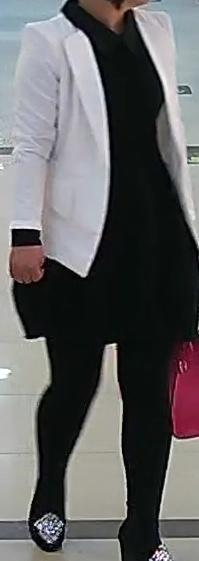
#> input picture organized_dataset/long_sleeve_dress/017778.jpg, 199 x 561 px
$ python -i color_system.py   (imports and definitions only)
#> lines starting #> are read from the running program, lines starting #| are printed output that depends on the picture
#!/usr/bin/env python3
"""
ระบบสีละเอียดและการจัดกลุ่มสี
Detailed Color System with Grouping for Tracking and Search
"""

import cv2
import numpy as np
import warnings

# ปิด warning ของ rembg ถ้ามี
# [1 line not run here, left out]

try:
    from rembg import remove
    REMBG_AVAILABLE = True
except ImportError:
    REMBG_AVAILABLE = False

# ============================================
# 🎨 ระบบสีละเอียด (Detailed Colors) - สำหรับ Tracking
# ============================================

# ช่วงสีละเอียดใน HSV Space (H: 0-179, S: 0-255, V: 0-255)
DETAILED_COLOR_RANGES = {
    # 🔴 Red shades
    "red": {
        "h_range": (0, 10),
        "s_range": (100, 255),
        "v_range": (50, 255)
    },
    "dark_red": {
        "h_range": (0, 10),
        "s_range": (50, 255),
        "v_range": (20, 80)
    },
    "crimson": {
        "h_range": (0, 8),
        "s_range": (150, 255),
        "v_range": (80, 180)
    },
    "scarlet": {
        "h_range": (0, 8),
        "s_range": (200, 255),
        "v_range": (150, 255)
    },
    "maroon": {
        "h_range": (0, 10),
        "s_range": (100, 200),
        "v_range": (30, 90)
    },

    # 🟠 Orange shades
    "orange": {
        "h_range": (10, 25),
        "s_range": (100, 255),
        "v_range": (80, 255)
    },
    "dark_orange": {
        "h_range": (10, 25),
        "s_range": (100, 255),
        "v_range": (50, 120)
    },
    "amber": {
        "h_range": (20, 35),
        "s_range": (150, 255),
        "v_range": (150, 255)
    },
    "peach": {
        "h_range": (8, 20),
        "s_range": (50, 150),
        "v_range": (180, 255)
    },
    "coral": {
        "h_range": (8, 15),
        "s_range": (150, 255),
        "v_range": (180, 255)
    },

    # 🟡 Yellow shades
    "yellow": {
        "h_range": (20, 40),
        "s_range": (100, 255),
        "v_range": (150, 255)
    },
    "gold": {
        "h_range": (25, 40),
        "s_range": (150, 255),
        "v_range": (150, 220)
    },
    "light_yellow": {
        "h_range": (20, 40),
        "s_range": (30, 100),
        "v_range": (200, 255)
    },
    "mustard": {
        "h_range": (25, 40),
        "s_range": (100, 200),
        "v_range": (100, 180)
    },
    "khaki": {
        "h_range": (20, 35),
        "s_range": (30, 100),
        "v_range": (150, 220)
    },

    # 🟢 Green shades
    "green": {
        "h_range": (35, 85),
        "s_range": (50, 255),
        "v_range": (50, 255)
    },
    "dark_green": {
        "h_range": (35, 85),
        "s_range": (50, 255),
        "v_range": (20, 80)
    },
    "light_green": {
        "h_range": (35, 85),
        "s_range": (30, 150),
        "v_range": (150, 255)
    },
    "olive": {
        "h_range": (35, 65),
        "s_range": (30, 100),
        "v_range": (50, 150)
    },
    "lime": {
        "h_range": (35, 55),
        "s_range": (150, 255),
        "v_range": (150, 255)
    },
    "forest_green": {
        "h_range": (40, 70),
        "s_range": (80, 200),
        "v_range": (30, 100)
    },
    "mint": {
        "h_range": (70, 85),
        "s_range": (30, 100),
        "v_range": (180, 255)
    },
    "teal": {
        "h_range": (75, 95),
        "s_range": (100, 255),
        "v_range": (80, 180)
    },

    # 🔵 Blue shades
    "blue": {
        "h_range": (85, 135),
        "s_range": (50, 255),
        "v_range": (50, 255)
    },
    "dark_blue": {
        "h_range": (85, 135),
        "s_range": (50, 255),
        "v_range": (20, 80)
    },
    "light_blue": {
        "h_range": (85, 135),
        "s_range": (30, 150),
        "v_range": (180, 255)
    },
    "navy": {
        "h_range": (95, 125),
        "s_range": (100, 255),
        "v_range": (20, 70)
    },
    "sky_blue": {
        "h_range": (85, 105),
        "s_range": (100, 200),
        "v_range": (180, 255)
    },
    "royal_blue": {
        "h_range": (100, 120),
        "s_range": (150, 255),
        "v_range": (80, 180)
    },
    "cobalt": {
        "h_range": (105, 125),
        "s_range": (150, 255),
        "v_range": (100, 200)
    },
    "turquoise": {
        "h_range": (80, 100),
        "s_range": (100, 200),
        "v_range": (150, 255)
    },

    # 🟣 Purple shades
    "purple": {
        "h_range": (125, 165),
        "s_range": (50, 255),
        "v_range": (50, 255)
    },
    "dark_purple": {
        "h_range": (125, 165),
        "s_range": (50, 255),
        "v_range": (20, 80)
    },
    "light_purple": {
        "h_range": (125, 165),
        "s_range": (30, 150),
        "v_range": (180, 255)
    },
    "violet": {
        "h_range": (130, 150),
        "s_range": (100, 255),
        "v_range": (100, 255)
    },
    "lavender": {
        "h_range": (130, 155),
        "s_range": (30, 100),
        "v_range": (180, 255)
    },
    "magenta": {
        "h_range": (145, 165),
        "s_range": (150, 255),
        "v_range": (150, 255)
    },
    "fuchsia": {
        "h_range": (150, 165),
        "s_range": (200, 255),
        "v_range": (150, 255)
    },
    "plum": {
        "h_range": (140, 160),
        "s_range": (100, 200),
        "v_range": (80, 180)
    },

    # 🟤 Brown shades
    "brown": {
        "h_range": (0, 25),
        "s_range": (50, 150),
        "v_range": (30, 120)
    },
    "dark_brown": {
        "h_range": (0, 25),
        "s_range": (50, 150),
        "v_range": (15, 60)
    },
    "light_brown": {
        "h_range": (0, 25),
        "s_range": (30, 100),
        "v_range": (100, 180)
    },
    "tan": {
        "h_range": (15, 35),
        "s_range": (30, 80),
        "v_range": (120, 200)
    },
    "beige": {
        "h_range": (20, 40),
        "s_range": (20, 60),
        "v_range": (180, 255)
    },
    "camel": {
        "h_range": (20, 35),
        "s_range": (40, 100),
        "v_range": (100, 180)
    },

    # 🩷 Pink shades
    "pink": {
        "h_range": (160, 180),
        "s_range": (50, 255),
        "v_range": (150, 255)
    },
    "light_pink": {
        "h_range": (160, 180),
        "s_range": (30, 150),
        "v_range": (200, 255)
    },
    "hot_pink": {
        "h_range": (165, 180),
        "s_range": (150, 255),
        "v_range": (150, 255)
    },
    "rose": {
        "h_range": (165, 180),
        "s_range": (100, 200),
        "v_range": (120, 200)
    },
    "salmon": {
        "h_range": (0, 15),
        "s_range": (100, 200),
        "v_range": (150, 255)
    },

    # ⚫⚪ Gray/Black/White shades
    "black": {
        "h_range": (0, 180),
        "s_range": (0, 50),
        "v_range": (0, 40)
    },
    "dark_gray": {
        "h_range": (0, 180),
        "s_range": (0, 30),
        "v_range": (40, 100)
    },
    "gray": {
        "h_range": (0, 180),
        "s_range": (0, 30),
        "v_range": (100, 180)
    },
    "light_gray": {
        "h_range": (0, 180),
        "s_range": (0, 30),
        "v_range": (180, 220)
    },
    "white": {
        "h_range": (0, 180),
        "s_range": (0, 30),
        "v_range": (220, 255)
    },
    "silver": {
        "h_range": (0, 180),
        "s_range": (0, 20),
        "v_range": (180, 230)
    },
}

# ============================================
# 🎯 การจัดกลุ่มสี (Color Groups) - สำหรับการค้นหา
# ============================================

COLOR_GROUPS = {
    # กลุ่มตามโทนหลัก
    "red_tones": ["red", "dark_red", "crimson", "scarlet", "maroon", "pink", "hot_pink", "rose", "salmon"],
    "orange_tones": ["orange", "dark_orange", "amber", "peach", "coral", "gold", "mustard", "khaki"],
    "yellow_tones": ["yellow", "gold", "light_yellow", "mustard", "khaki", "beige", "tan", "camel"],
    "green_tones": ["green", "dark_green", "light_green", "olive", "lime", "forest_green", "mint", "teal"],
    "blue_tones": ["blue", "dark_blue", "light_blue", "navy", "sky_blue", "royal_blue", "cobalt", "turquoise"],
    "purple_tones": ["purple", "dark_purple", "light_purple", "violet", "lavender", "magenta", "fuchsia", "plum"],
    "brown_tones": ["brown", "dark_brown", "light_brown", "tan", "beige", "camel", "olive", "khaki"],
    "pink_tones": ["pink", "light_pink", "hot_pink", "rose", "salmon", "lavender", "fuchsia"],

    # กลุ่มตามความสว่าง
    "light_colors": ["white", "light_gray", "silver", "light_yellow", "light_green", "light_blue",
                      "light_purple", "light_pink", "sky_blue", "mint", "peach", "beige"],
    "dark_colors": ["black", "dark_gray", "dark_red", "dark_orange", "dark_green", "dark_blue",
                    "dark_purple", "dark_brown", "navy", "maroon", "forest_green"],
    "medium_colors": ["gray", "red", "orange", "yellow", "green", "blue", "purple", "brown",
                      "pink", "tan", "camel", "olive", "teal", "turquoise", "violet", "plum"],

    # กลุ่มตามความสดใส
    "vibrant_colors": ["red", "orange", "yellow", "green", "blue", "purple", "pink",
                       "crimson", "scarlet", "amber", "lime", "sky_blue", "royal_blue",
                       "cobalt", "violet", "magenta", "fuchsia", "hot_pink", "turquoise"],
    "muted_colors": ["gray", "dark_gray", "light_gray", "silver", "olive", "khaki",
                     "tan", "beige", "camel", "maroon", "navy", "forest_green", "plum"],
    "pastel_colors": ["light_yellow", "light_green", "light_blue", "light_purple",
                      "light_pink", "mint", "lavender", "peach", "beige"],

    # กลุ่มตามอุณหภูมิสี
    "warm_colors": ["red", "orange", "yellow", "pink", "crimson", "scarlet", "amber",
                    "gold", "peach", "coral", "mustard", "khaki", "brown", "tan",
                    "beige", "camel", "rose", "salmon", "hot_pink"],
    "cool_colors": ["green", "blue", "purple", "cyan", "teal", "turquoise", "sky_blue",
                    "royal_blue", "cobalt", "violet", "lavender", "magenta", "fuchsia",
                    "plum", "mint", "navy", "forest_green"],
    "neutral_colors": ["black", "white", "gray", "dark_gray", "light_gray", "silver",
                      "beige", "tan", "camel", "khaki"],

    # กลุ่มสำหรับเสื้อผ้าที่พบบ่อย
    "common_shirt_colors": ["white", "black", "blue", "gray", "red", "navy", "light_blue",
                           "pink", "purple", "green", "yellow", "orange", "brown", "beige"],
    "common_pants_colors": ["black", "blue", "gray", "dark_blue", "navy", "brown", "khaki",
                           "dark_gray", "white", "beige"],
    "formal_colors": ["black", "white", "gray", "dark_gray", "navy", "dark_blue", "brown"],
    "casual_colors": ["blue", "green", "red", "yellow", "orange", "pink", "purple", "teal",
                     "turquoise", "coral", "mint", "lavender"],
}

# ============================================
# 🔧 ฟังก์ชันช่วยเหลือ - Background Removal
# ============================================

# [19 lines left out: function remove_background_grabcut, not called in this run]

def get_foreground_mask(img):
    """
    ตัด background ออกและคืนค่า mask

    Args:
        img: ภาพ input (BGR)

    Returns:
        mask: binary mask (0=background, 1=foreground)
    """
    if REMBG_AVAILABLE:
        try:
            bg_removed = remove(img)
            alpha = bg_removed[:, :, 3]
            fg_mask = (alpha > 50).astype(np.uint8)
            return fg_mask
        except:
            return remove_background_grabcut(img)
    else:
        return remove_background_grabcut(img)

# ============================================
# 🔧 ฟังก์ชันวิเคราะห์สีละเอียด
# ============================================

def analyze_detailed_colors(image_crop, return_map=False):
    """
    วิเคราะห์สีแบบละเอียด (Detailed Color Analysis)
    สำหรับการ tracking ที่ต้องการความแม่นยำสูง
    พร้อมตัด background ออก

    Args:
        image_crop: ภาพ crop ของคน/เสื้อผ้า
        return_map: คืนค่า map ภาพสีหรือไม่

    Returns:
        dict: ชื่อสีละเอียดและเปอร์เซ็นต์
    """
    if image_crop is None or image_crop.size == 0:
        return ({}, None) if return_map else {}

    h, w = image_crop.shape[:2]
    if h < 20 or w < 20:
        return ({}, None) if return_map else {}

    # ย่อภาพเพื่อความเร็ว
    small_img = cv2.resize(image_crop, (64, 64))

    # ตัด background
    fg_mask = get_foreground_mask(small_img)

    # ดึงเฉพาะ pixel ที่เป็น foreground
    bgr_fg = small_img[fg_mask == 1]

    # ถ้าโดนตัดหายเกลี้ยงเพราะสีกลืนกันมาก ให้ใช้ภาพทั้งกรอบแทน
    if len(bgr_fg) < 50:
        bgr_fg = small_img.reshape(-1, 3)
        fg_mask = np.ones((64, 64), dtype=np.uint8)

    # แปลงเป็น HSV
    hsv_img = cv2.cvtColor(small_img, cv2.COLOR_BGR2HSV)

    # สร้าง mask สำหรับแต่ละสี
    color_counts = {}
    total_pixels = len(bgr_fg)

    for color_name, ranges in DETAILED_COLOR_RANGES.items():
        h_min, h_max = ranges["h_range"]
        s_min, s_max = ranges["s_range"]
        v_min, v_max = ranges["v_range"]

        # สร้าง mask
        mask = cv2.inRange(hsv_img,
                          (h_min, s_min, v_min),
                          (h_max, s_max, v_max))

        # นับเฉพาะ pixel ที่เป็น foreground
        count = cv2.countNonZero(cv2.bitwise_and(mask, mask, mask=fg_mask))

        if count > 0:
            pct = (count / total_pixels) * 100
            if pct > 2.0:  # กรอง noise
                color_counts[color_name] = round(pct, 1)

    if return_map:
        # สร้าง map ภาพสี
        map_img = np.zeros((64, 64, 3), dtype=np.uint8)

        for color_name, ranges in DETAILED_COLOR_RANGES.items():
            if color_name in color_counts:
                h_min, h_max = ranges["h_range"]
                s_min, s_max = ranges["s_range"]
                v_min, v_max = ranges["v_range"]

                mask = cv2.inRange(hsv_img,
                                  (h_min, s_min, v_min),
                                  (h_max, s_max, v_max))

                # ใส่สีเฉลี่ย
                avg_h = (h_min + h_max) // 2
                avg_s = (s_min + s_max) // 2
                avg_v = (v_min + v_max) // 2

                color = cv2.cvtColor(np.array([[[avg_h, avg_s, avg_v]]], dtype=np.uint8),
                                   cv2.COLOR_HSV2BGR)[0][0]

                map_img[mask > 0] = color

        return color_counts, map_img

    return color_counts

# [110 lines left out: functions get_color_groups, get_primary_detailed_color, get_primary_color_group, search_by_color_group, search_by_detailed_color, not called in this run]

# ============================================
# 🎨 ฟังก์ชันช่วยเหลือเพิ่มเติม
# ============================================

def get_all_detailed_colors():
    """คืนค่ารายชื่อสีละเอียดทั้งหมด"""
    return list(DETAILED_COLOR_RANGES.keys())

def get_all_color_groups():
    """คืนค่ารายชื่อกลุ่มสีทั้งหมด"""
    return list(COLOR_GROUPS.keys())

def get_color_group_members(group_name):
    """คืนค่าสมาชิกของกลุ่มสี"""
    return COLOR_GROUPS.get(group_name, [])

def is_color_in_group(color_name, group_name):
    """ตรวจสอบว่าสีอยู่ในกลุ่มที่ระบุหรือไม่"""
    return color_name in COLOR_GROUPS.get(group_name, [])

# [7 lines not run here, left out]

>>> import cv2
>>> picture = cv2.imread('../../organized_dataset/long_sleeve_dress/017778.jpg')
#> picture is the input picture: shape (561, 199, 3); mean B, G, R 98.3, 97.3, 98
>>> result = analyze_detailed_colors(picture)
#> in analyze_detailed_colors, `small_img = cv2.resize(image_crop, (64, 64))`:
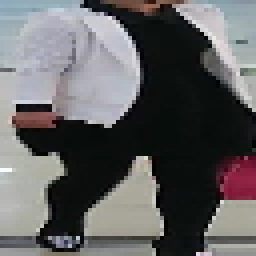
#> small_img: shape (64, 64, 3) (shown 4 times larger); mean B, G, R 97.7, 96.7, 97.3
#> (the run stopped early here; a loop or call above may not have finished)

$ run again, on organized_dataset/long_sleeve_dress/034471.jpg
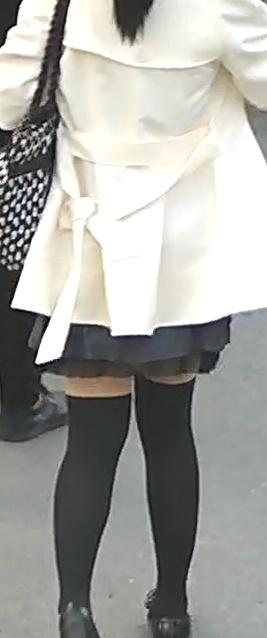
#> input picture organized_dataset/long_sleeve_dress/034471.jpg, 267 x 638 px
#> picture is the input picture: shape (638, 267, 3); mean B, G, R 160.7, 165.3, 165.2
#> in analyze_detailed_colors, `small_img = cv2.resize(image_crop, (64, 64))`:
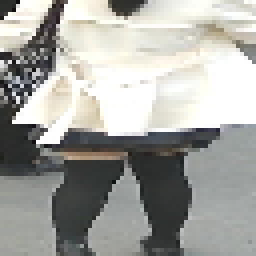
#> small_img: shape (64, 64, 3) (shown 4 times larger); mean B, G, R 161.1, 165.6, 165.5

$ run again, on organized_dataset/long_sleeve_dress/038024.jpg
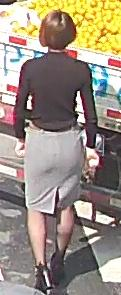
#> input picture organized_dataset/long_sleeve_dress/038024.jpg, 121 x 295 px
#> picture is the input picture: shape (295, 121, 3); mean B, G, R 128.7, 142.6, 154
#> in analyze_detailed_colors, `small_img = cv2.resize(image_crop, (64, 64))`:
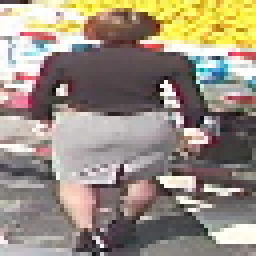
#> small_img: shape (64, 64, 3) (shown 4 times larger); mean B, G, R 128.5, 142.3, 153.6

$ run again, on organized_dataset/long_sleeve_dress/042080.jpg
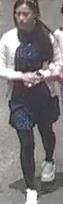
#> input picture organized_dataset/long_sleeve_dress/042080.jpg, 63 x 204 px
#> picture is the input picture: shape (204, 63, 3); mean B, G, R 121.7, 119.9, 124.4
#> in analyze_detailed_colors, `small_img = cv2.resize(image_crop, (64, 64))`:
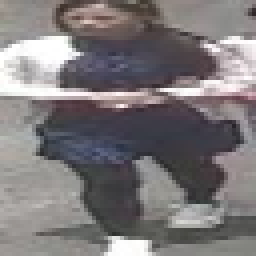
#> small_img: shape (64, 64, 3) (shown 4 times larger); mean B, G, R 121.5, 119.8, 124.3
